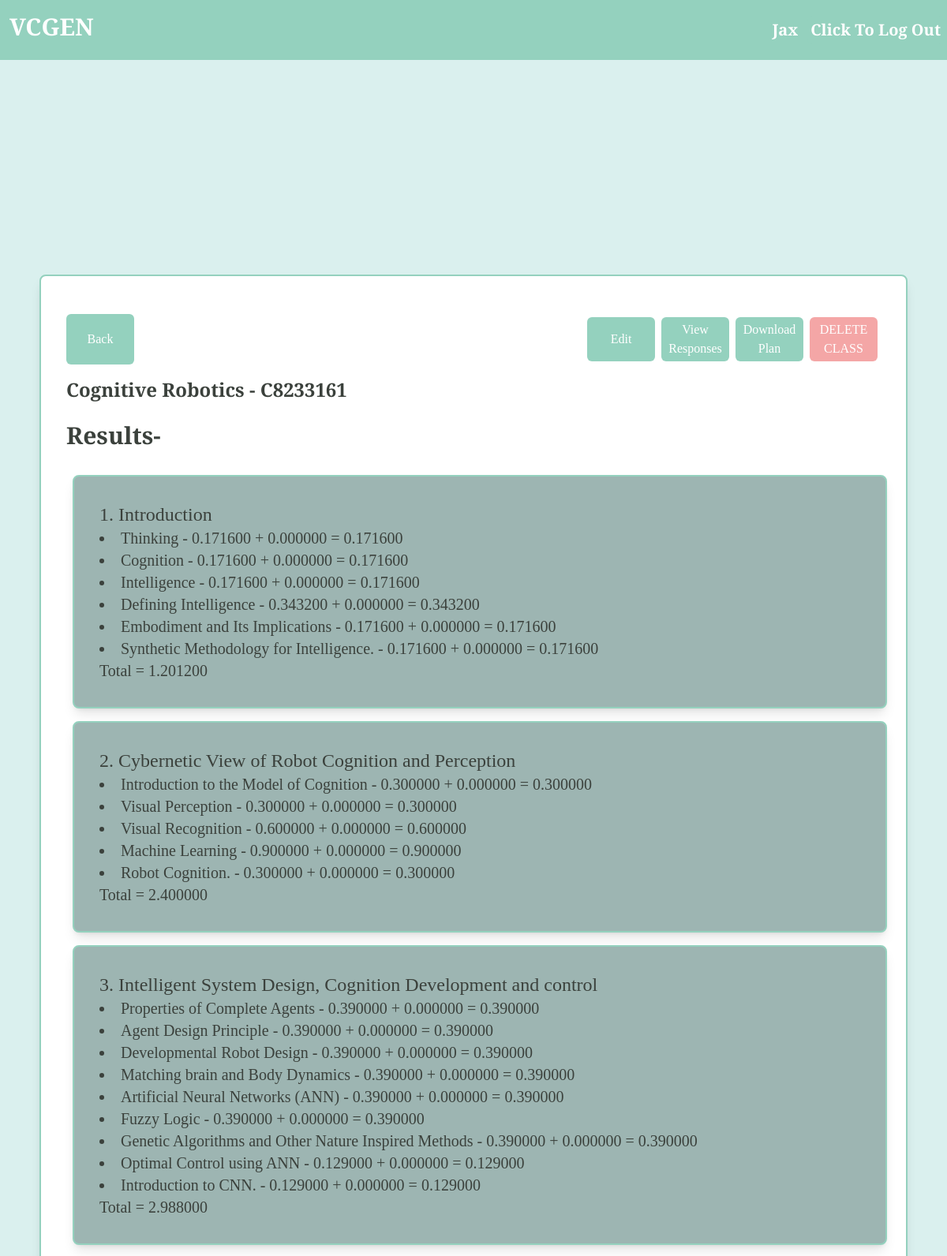
The page /results/C8233161 (signed in, upper part) on the database its author committed.
### main/models.py (models this page shows, shortened)
class Teacher(models.Model):
    teacher_id=models.CharField(max_length=8,primary_key=True)
    name=models.CharField(max_length=20)
    email=models.EmailField(null=False)
    password=models.CharField(null=False,max_length=128)

class Course(models.Model):
    course_id=models.CharField(max_length=8,primary_key=True)
    teacher=models.ForeignKey(Teacher,on_delete=models.CASCADE)
    name=models.CharField(max_length=20)
    hours=models.IntegerField()
    split=models.DecimalField(decimal_places=3,max_digits=10)

class Module(models.Model):
    module_id=models.CharField(max_length=8,primary_key=True)
    course=models.ForeignKey(Course,on_delete=models.CASCADE)
    hours=models.IntegerField()
    name=models.CharField(max_length=100)

class Topics(models.Model):
    topic_id=models.CharField(max_length=8,primary_key=True)
    module=models.ForeignKey(Module,on_delete=models.CASCADE)
    content=models.CharField(max_length=100)
    mapped_skill=models.CharField(max_length=100)
    teacherweight=models.DecimalField(decimal_places=3,max_digits=10)
    studentweight=models.DecimalField(decimal_places=3,max_digits=10)

### main/views.py (the view)
# urls.py: path("results/<str:class_id>",views.results,name="results"),
def results(request,class_id):
    context={}
    if 'user' not in request.session:
        return redirect('login')
    else:
        context['name']=Teacher.objects.filter(teacher_id=request.session['user'])[0].name
    ourclass=Course.objects.filter(course_id=class_id)
    if len(ourclass)<1:
        return redirect('classes')
    else:
        ourclass=ourclass[0]
        data={}
        modules=Module.objects.filter(course=ourclass)
        class cusModule:
            def __init__(self,mod):
                self.mod=mod
                self.topicslist=[]
                self.modtime=0
            def addtopic(self,topic):
                self.topicslist.append(topic)
                self.modtime+=topic.time
        class cusTopic:
            def __init__(self,topic,teachertime,studenttime):
                self.topic=topic
                self.teachertime=teachertime
                self.studenttime=studenttime
                self.time=teachertime+studenttime
        ourmods=[]
        for mod in modules:
            newmod=cusModule(mod)
            for topic in Topics.objects.filter(module=mod):
                teachertime=topic.teacherweight*mod.hours*ourclass.split
                studenttime=topic.studentweight*ourclass.hours*(100-ourclass.split)
                newtopic=cusTopic(topic,teachertime,studenttime)
                newmod.addtopic(newtopic)
            ourmods.append(newmod)
        context['cid']=class_id
        context['cname']=ourclass.name
        context['modules']= ourmods#modules
    return render(request,"main/results.html",context=context)

### main/templates/main/results.html (shortened to what this page needs)
{% extends "base.html" %}
{% block body %}
<div class="flex flex-col  items-center justify-center min-h-screen bg-[#daf0ee]">
    <div class="w-11/12 bg-white m-2 p-8 rounded-lg shadow-lg border-2 border-[#94d1be] flex flex-col">
        <div class="flex w-full flex-row justify-between py-4 h-1/6">
            <div class="w-1/2 flex">
                <button onclick="location.href = '/classes';" class="w-1/6 bg-[#94d1be] text-white p-3 rounded-md hover:bg-[#9db5b2] transition duration-300 hover:cursor-pointer">Back</button>
            </div>
            <div class="w-1/2 flex justify-end">
                <button onclick="location.href = '/settings/{{cid}}';" class="w-1/6 bg-[#94d1be] text-white p-3 rounded-md hover:bg-[#9db5b2] transition duration-300 hover:cursor-pointer m-1">Edit</button>
                <button class="w-1/6 bg-[#94d1be] text-white p-1 rounded-md hover:bg-[#9db5b2] transition duration-300 hover:cursor-pointer m-1">View Responses</button>
                <button onclick="" class="w-1/6 bg-[#94d1be] text-white p-1 rounded-md hover:bg-[#9db5b2] transition duration-300 hover:cursor-pointer m-1">Download Plan</button>
                <button onclick="location.href = '/deleteclass/{{cid}}';" class="w-1/6 bg-[#F4A6A6] text-white p-1 rounded-md hover:bg-[#9db5b2] transition duration-300 hover:cursor-pointer m-1">DELETE CLASS</button>
            </div>
        </div>
        <h2 class="text-left text-2xl font-semibold text-[#3b413c] mb-6">{{cname}} - {{cid}}</h2>
        <h3 class="text-left text-3xl font-semibold text-[#3b413c] mb-6">Results-</h2>
        {% for mod in modules %}
            <div class="w-full p-8 rounded-lg shadow-lg border-2 border-[#94d1be] bg-[#9db5b2] text-xl m-2">
                <h1 class="text-2xl text-left">{{forloop.counter}}. {{mod.mod.name}}</h1>
                <ul class="list-disc list-inside ">
                    {% for topic in mod.topicslist %}
                        <li>{{topic.topic.content}} - {{topic.teachertime}} + {{topic.studenttime}} = {{topic.time}}</li>
                    {% endfor %}
                </ul>
                Total = {{mod.modtime}}
            </div>
        {% endfor %}
    </div>
</div>
{% endblock %}

### main/templates/main/base.html (shortened to what this page needs)
<html>
    <head>
        <script src="https://cdn.jsdelivr.net/npm/@tailwindcss/browser@4"></script>
    </head>
    <body class="bg-[#daf0ee] text-[#3b413c] cusfont flex flex-col">
        <header class="bg-[#94d1be] text-white text-xl font-bold py-4 text-center w-full flex flex-row justify-between">
            <h1 onclick="location.href = '/';" class="hover:cursor-pointer text-3xl w-fit mx-2 px-1">VCGEN</h1>
            {% if name %}
            <div class="flex flex-row items-center">
                <h1 class="m-2">{{name}}  </h1>
                <button onclick="location.href = '/';" class="p-1 m-1 bg-[#94d1be] text-white rounded-md hover:bg-[#9db5b2] transition duration-300 hover:cursor-pointer">Click To Log Out  </button>
            </div>
            {% else %}
            <h1 onclick="location.href = '/';" class="px-1"></h1>
            {% endif %}
        </header>
        {% block body %}
        {% endblock %}
    </body>
</html>

### main/templates/main/base.html (style rules this page uses)
.cusfont { font-family: "Playfair Display", serif; font-optical-sizing: auto; }

### rows shown on the page
Teacher: name "Jax"
Course: name "Cognitive Robotics"
Module: mod.name "Introduction"
Topics: topic.content "Thinking"
Topics: topic.content "Cognition"
Topics: topic.content "Intelligence"
Topics: topic.content "Defining Intelligence"
Topics: topic.content "Embodiment and Its Implications"
Topics: topic.content "Synthetic Methodology for Intelligence."
Module: mod.name "Cybernetic View of Robot Cognition and Perception"
Topics: topic.content "Introduction to the Model of Cognition"
Topics: topic.content "Visual Perception"
Topics: topic.content "Visual Recognition"
Topics: topic.content "Machine Learning"
Topics: topic.content "Robot Cognition."
Module: mod.name "Intelligent System Design, Cognition Development and control"
Topics: topic.content "Properties of Complete Agents"
Topics: topic.content "Agent Design Principle"
Topics: topic.content "Developmental Robot Design"
Topics: topic.content "Matching brain and Body Dynamics"
Topics: topic.content "Artificial Neural Networks (ANN)"
Topics: topic.content "Fuzzy Logic"
Topics: topic.content "Genetic Algorithms and Other Nature Inspired Methods"
Topics: topic.content "Optimal Control using ANN"
Topics: topic.content "Introduction to CNN."

### other values the page prints
{{ cid }} "C8233161"
{{ topic.teachertime }} "0.171600" "0.171600" "0.171600" "0.343200" "0.171600" "0.171600" "0.300000" "0.300000" "0.600000" "0.900000" "0.300000" "0.390000" "0.390000" "0.390000" "0.390000" "0.390000" "0.390000" "0.390000" "0.129000" "0.129000"
{{ topic.studenttime }} "0.000000" "0.000000" "0.000000" "0.000000" "0.000000" "0.000000" "0.000000" "0.000000" "0.000000" "0.000000" "0.000000" "0.000000" "0.000000" "0.000000" "0.000000" "0.000000" "0.000000" "0.000000" "0.000000" "0.000000"
{{ topic.time }} "0.171600" "0.171600" "0.171600" "0.343200" "0.171600" "0.171600" "0.300000" "0.300000" "0.600000" "0.900000" "0.300000" "0.390000" "0.390000" "0.390000" "0.390000" "0.390000" "0.390000" "0.390000" "0.129000" "0.129000"
{{ mod.modtime }} "1.201200" "2.400000" "2.988000"
